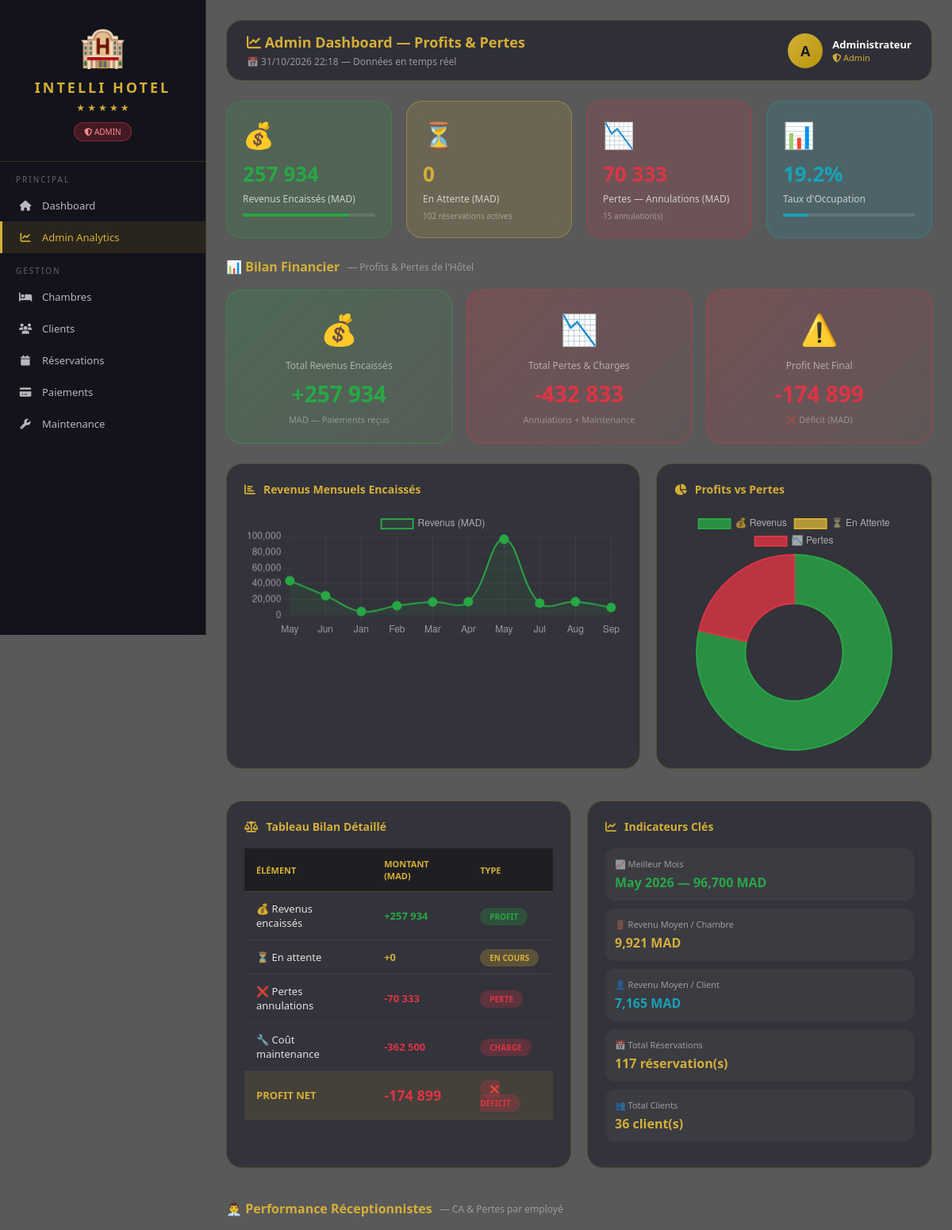
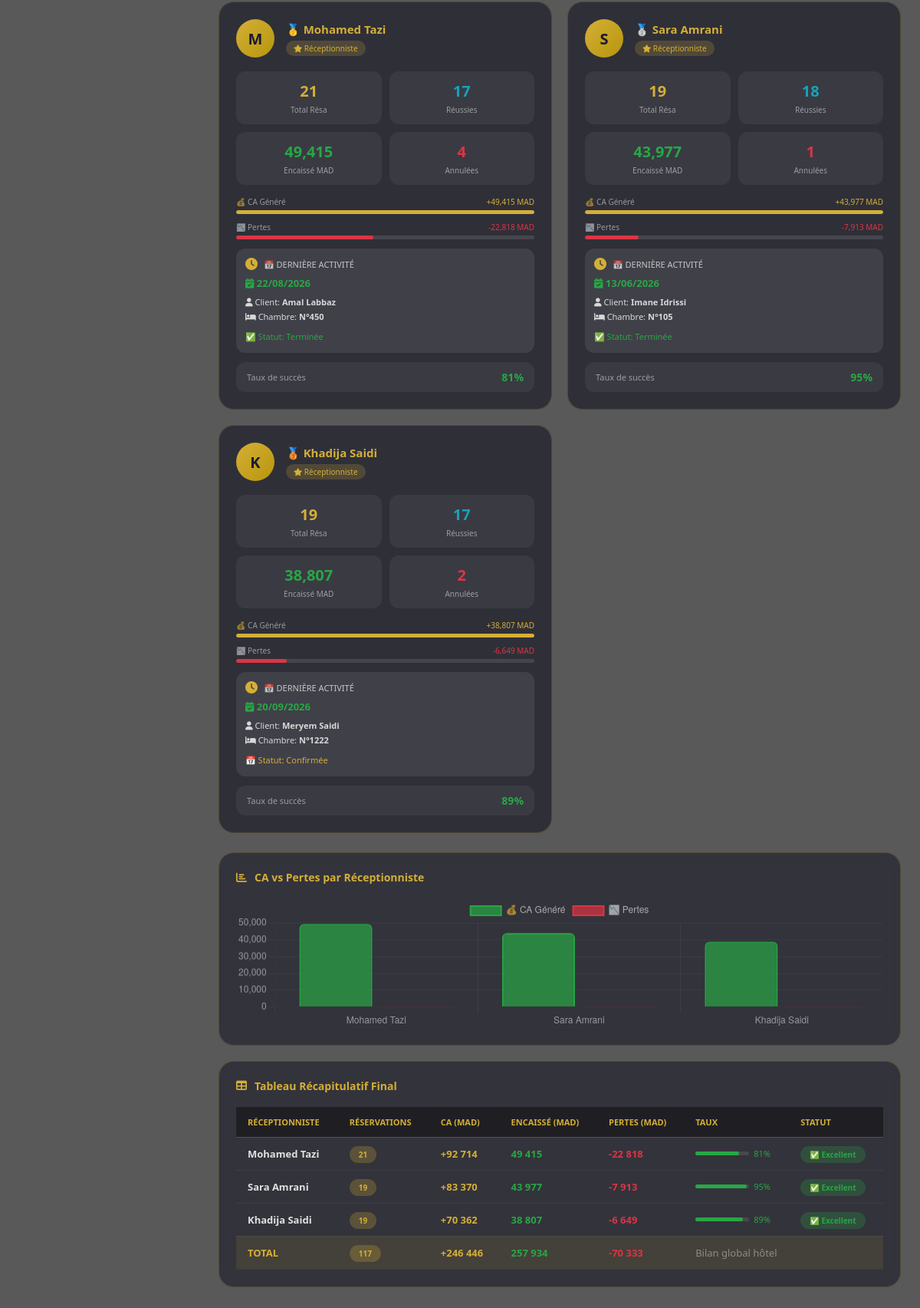
Screenshot of /admin/dashboard.php with the database file from the repository (2 pictures, top to bottom).
### tables this page shows
CREATE TABLE `utilisateurs` (
  `id` int(11) NOT NULL,
  `nom` varchar(100) DEFAULT NULL,
  `email` varchar(100) DEFAULT NULL,
  `mot_de_passe` varchar(255) DEFAULT NULL,
  `role` enum('admin','receptionniste','technicien') DEFAULT NULL
);

### admin/dashboard.php (the view, shortened to what the rows shown need)
<?php
$conn = new mysqli('localhost', 'root', '', 'intellihotel');
$conn->set_charset("utf8mb4");
$total_revenus   = $conn->query("SELECT SUM(montant) as t FROM paiements WHERE statut='paye'")->fetch_assoc()['t'] ?? 0;
$revenus_attente = $conn->query("SELECT SUM(montant) as t FROM paiements WHERE statut='en_attente'")->fetch_assoc()['t'] ?? 0;
$pertes          = $conn->query("SELECT SUM(prix_total) as t FROM reservations WHERE statut='annulee'")->fetch_assoc()['t'] ?? 0;
$mois_q = $conn->query("SELECT DATE_FORMAT(date_paiement,'%b') as mois, SUM(montant) as rev FROM paiements WHERE statut='paye' GROUP BY YEAR(date_paiement),MONTH(date_paiement) ORDER BY YEAR(date_paiement),MONTH(date_paiement)");
$m_l=$m_r=[];
while($r=$mois_q->fetch_assoc()){$m_l[]=$r['mois'];$m_r[]=$r['rev'];}
$receps = $conn->query("
    SELECT
        u.id,
        u.nom,
        u.email,
        COUNT(r.id) as nb,
        SUM(CASE WHEN r.statut != 'annulee' THEN r.prix_total ELSE 0 END) as ca,
        SUM(CASE WHEN r.statut = 'checkout' THEN r.prix_total ELSE 0 END) as encaisse,
        COUNT(CASE WHEN r.statut = 'annulee' THEN 1 END) as nb_ann,
        SUM(CASE WHEN r.statut = 'annulee' THEN r.prix_total ELSE 0 END) as perte,
        MAX(r.date_debut) as derniere_reservation_date,
        (SELECT c.nom FROM reservations r2
         JOIN clients c ON r2.client_id = c.id
         WHERE r2.receptionniste_id = u.id
         ORDER BY r2.date_debut DESC LIMIT 1) as dernier_client,
        (SELECT ch.numero FROM reservations r2
         JOIN chambres ch ON r2.chambre_id = ch.id
         WHERE r2.receptionniste_id = u.id
         ORDER BY r2.date_debut DESC LIMIT 1) as derniere_chambre,
        (SELECT r2.statut FROM reservations r2
         WHERE r2.receptionniste_id = u.id
         ORDER BY r2.date_debut DESC LIMIT 1) as dernier_statut
    FROM utilisateurs u
    LEFT JOIN reservations r ON u.id = r.receptionniste_id
    WHERE u.role = 'receptionniste'
    GROUP BY u.id, u.nom, u.email
    ORDER BY ca DESC
");
$rd=[];
while($r=$receps->fetch_assoc()) $rd[]=$r;
$rn=$rca=$rp=[];
foreach($rd as $r){ $rn[]  = $r['nom'];
    $rca[] = $r['encaisse'] ?? 0;
    $rp[]  = $r['nb_ann'] ?? 0;
}
?>
<!DOCTYPE html>
<html lang="fr">
<head>
<link rel="stylesheet" href="https://cdnjs.cloudflare.com/ajax/libs/font-awesome/6.5.1/css/all.min.css">
</head>
<body>
<div class="sidebar">
    <div class="logo">
        <h2>INTELLI HOTEL</h2>
    </div>
</div>
<div class="main">
    <div class="topbar">
        <div>
            <h1><i class="fa fa-chart-line"></i> Admin Dashboard — Profits & Pertes</h1>
        </div>
    </div>
    <div class="row2">
        <div class="box">
            <table class="tbl">
                <thead>
                    <tr><th>Élément</th><th>Montant (MAD)</th><th>Type</th></tr>
                </thead>
            </table>
        </div>
    </div>
    <div class="recep-grid">
    <?php foreach($rd as $i => $r):
        $medals=['🥇','🥈','🥉'];
        $m=$medals[$i]??'🏅';
        $taux=$r['nb']>0?round((($r['nb']-$r['nb_ann'])/$r['nb'])*100):0;
        $ca=$r['encaisse']??0;
    ?>
    <div class="recep-card">
        <div class="recep-head">
            <div class="recep-av"><?= strtoupper(substr($r['nom'],0,1)) ?></div>
            <div><div class="recep-name"><?= $m ?> <?= htmlspecialchars($r['nom']) ?></div><div class="recep-badge"><i class="fa fa-star"></i> Réceptionniste</div></div>
        </div>
        <div class="stat4">
            <div class="stat-it"><div class="stat-v" style="color:#d4af37"><?= $r['nb'] ?></div><div class="stat-l">Total Résa</div></div>
            <div class="stat-it"><div class="stat-v" style="color:#17a2b8"><?= $r['nb']-$r['nb_ann'] ?></div><div class="stat-l">Réussies</div></div>
            <div class="stat-it"><div class="stat-v" style="color:#28a745"><?= number_format($r['encaisse'],0) ?></div><div class="stat-l">Encaissé MAD</div></div>
            <div class="stat-it"><div class="stat-v" style="color:#dc3545"><?= $r['nb_ann'] ?></div><div class="stat-l">Annulées</div></div>
        </div>
        <div class="prog-row">
            <div class="prog-lbl"><span>💰 CA Généré</span><span style="color:#d4af37">+<?= number_format($ca,0) ?> MAD</span></div>
            <div class="prog-bar"><div class="prog-fill" style="width:<?= $ca>0?round(($r['encaisse']/$ca)*100):0 ?>%;background:#d4af37"></div></div>
        </div>
        <div class="prog-row">
            <div class="prog-lbl"><span>📉 Pertes</span><span style="color:#dc3545">-<?= number_format($r['perte'],0) ?> MAD</span></div>
            <div class="prog-bar"><div class="prog-fill" style="width:<?= $ca>0?round(($r['perte']/$ca)*100):0 ?>%;background:#dc3545"></div></div>
        </div>
<div style="background:rgba(255,255,255,0.08); border-radius:12px; padding:12px; margin:12px 0;">
    <div style="display:flex; align-items:center; gap:8px; margin-bottom:8px;">
        <i class="fa fa-clock" style="color:#d4af37;"></i>
        <span style="font-size:11px; color:rgba(255,255,255,0.7);">📅 DERNIÈRE ACTIVITÉ</span>
    </div>
    <?php if($r['derniere_reservation_date']): ?>
        <div style="font-size:13px; color:#28a745; font-weight:bold;">
            <i class="fa fa-calendar-check"></i> <?= date('d/m/Y', strtotime($r['derniere_reservation_date'])) ?>
        </div>
        <div style="font-size:11px; color:rgba(255,255,255,0.8); margin-top:8px;">
            <div><i class="fa fa-user"></i> Client: <strong><?= htmlspecialchars($r['dernier_client'] ?? '-') ?></strong></div>
            <div style="margin-top:4px;"><i class="fa fa-bed"></i> Chambre: <strong>N°<?= htmlspecialchars($r['derniere_chambre'] ?? '-') ?></strong></div>
        </div>
        <div style="margin-top:6px;">
            <?php
            $statut_icon = '';
            $statut_text = '';
            $statut_color = '';
            switch($r['dernier_statut']) {
                case 'checkout':
                    $statut_icon = '✅';
                    $statut_text = 'Terminée';
                    $statut_color = '#28a745';
                    break;
                case 'confirmee':
                    $statut_icon = '📅';
                    $statut_text = 'Confirmée';
                    $statut_color = '#d4af37';
                    break;
            }
            ?>
            <span style="font-size:11px; color:<?= $statut_color ?>;">
                <?= $statut_icon ?> Statut: <?= $statut_text ?>
            </span>
        </div>
    <?php endif; ?>
</div>
        <div class="taux-box"><span class="tl">Taux de succès</span><span class="tv" style="color:<?= $taux>=70?'#28a745':($taux>=50?'#d4af37':'#dc3545') ?>"><?= $taux ?>%</span></div>
    </div>
    <?php endforeach; ?>
    </div>
    <div class="box">
        <table class="tbl">
            <thead><tr><th>Réceptionniste</th><th>Réservations</th><th>CA (MAD)</th><th>Encaissé (MAD)</th><th>Pertes (MAD)</th><th>Taux</th><th>Statut</th></tr></thead>
            <tbody>
            <?php foreach($rd as $i=>$r): $t=$r['nb']>0?round((($r['nb']-$r['nb_ann'])/$r['nb'])*100):0; ?>
            <tr><td><strong><?= htmlspecialchars($r['nom']) ?></strong></td><td><span class="badge by"><?= $r['nb'] ?></span></td>
            <td style="color:#d4af37;font-weight:bold">+<?= number_format($r['ca'],0,',',' ') ?></td>
            <td style="color:#28a745;font-weight:bold"><?= number_format($r['encaisse'],0,',',' ') ?></td>
            <td style="color:#dc3545;font-weight:bold">-<?= number_format($r['perte'],0,',',' ') ?></td>
            <td><div style="display:flex;align-items:center;gap:6px"><div style="background:rgba(255,255,255,0.1);border-radius:10px;height:5px;width:70px"><div style="width:<?= $t ?>%;height:100%;border-radius:10px;background:<?= $t>=70?'#28a745':($t>=50?'#d4af37':'#dc3545') ?>"></div></div><span style="font-size:11px;color:<?= $t>=70?'#28a745':($t>=50?'#d4af37':'#dc3545') ?>"><?= $t ?>%</span></div></td>
            <td><span class="badge <?= $t>=70?'bg':($t>=50?'by':'br') ?>"><?= $t>=70?'✅ Excellent':($t>=50?'⚠️ Moyen':'❌ Faible') ?></span></td></tr>
            <?php endforeach; ?>
            </tbody>
        </table>
    </div>
</div>
<script>
new Chart(document.getElementById('c1'),{type:'line',data:{labels:<?= json_encode($m_l) ?>,datasets:[{label:'Revenus (MAD)',data:<?= json_encode($m_r) ?>,borderColor:'#28a745',backgroundColor:'rgba(40,167,69,0.1)',borderWidth:2,fill:true,tension:0.4,pointBackgroundColor:'#28a745',pointRadius:5}]},options:{responsive:true,plugins:{legend:{labels:{color:'rgba(255,255,255,0.6)'}}},scales:{x:{ticks:{color:'rgba(255,255,255,0.5)'},grid:{color:'rgba(255,255,255,0.05)'}},y:{ticks:{color:'rgba(255,255,255,0.5)'},grid:{color:'rgba(255,255,255,0.05)'}}}}});
new Chart(document.getElementById('c2'),{type:'doughnut',data:{labels:['💰 Revenus','⏳ En Attente','📉 Pertes'],datasets:[{data:[<?= $total_revenus ?>,<?= $revenus_attente ?>,<?= $pertes ?>],backgroundColor:['rgba(40,167,69,0.8)','rgba(212,175,55,0.8)','rgba(220,53,69,0.8)'],borderColor:['#28a745','#d4af37','#dc3545'],borderWidth:2}]},options:{responsive:true,plugins:{legend:{labels:{color:'rgba(255,255,255,0.6)'}}}}});
new Chart(document.getElementById('c3'),{type:'bar',data:{labels:<?= json_encode($rn) ?>,datasets:[{label:'💰 CA Généré',data:<?= json_encode($rca) ?>,backgroundColor:'rgba(40,167,69,0.7)',borderColor:'#28a745',borderWidth:2,borderRadius:6},{label:'📉 Pertes',data:<?= json_encode($rp) ?>,backgroundColor:'rgba(220,53,69,0.7)',borderColor:'#dc3545',borderWidth:2,borderRadius:6}]},options:{responsive:true,plugins:{legend:{labels:{color:'rgba(255,255,255,0.6)'}}},scales:{x:{ticks:{color:'rgba(255,255,255,0.5)'},grid:{color:'rgba(255,255,255,0.05)'}},y:{ticks:{color:'rgba(255,255,255,0.5)'},grid:{color:'rgba(255,255,255,0.05)'}}}}});
</script>
</body>
</html>

### rows the page displays
utilisateurs: nom "M", m "🥇", nom "Mohamed Tazi", nb "21", nb_ann "17", encaisse "49,415", nb_ann "4", ca "49,415", perte "22,818", derniere_reservation_date "22/08/2026", dernier_client "Amal Labbaz", derniere_chambre "450", statut_icon "✅", statut_text "Terminée", taux "81", ca "92 714", encaisse "49 415", perte "22 818", t "81"
utilisateurs: nom "S", m "🥈", nom "Sara Amrani", nb "19", nb_ann "18", encaisse "43,977", nb_ann "1", ca "43,977", perte "7,913", derniere_reservation_date "13/06/2026", dernier_client "Imane Idrissi", derniere_chambre "105", statut_icon "✅", statut_text "Terminée", taux "95", ca "83 370", encaisse "43 977", perte "7 913", t "95"
utilisateurs: nom "K", m "🥉", nom "Khadija Saidi", nb "19", nb_ann "17", encaisse "38,807", nb_ann "2", ca "38,807", perte "6,649", derniere_reservation_date "20/09/2026", dernier_client "Meryem Saidi", derniere_chambre "1222", statut_icon "📅", statut_text "Confirmée", taux "89", ca "70 362", encaisse "38 807", perte "6 649", t "89"

### other values shown
$total_revenus "257 934"
$revenus_attente "0"
$total_res-$res_annulees "102"
$res_annulees "15"
$taux_occupation "19.2"
$pertes "70 333"
$cout_maintenance "362 500"
$profit_final "-174 899"
$best['mois'] "May 2026"
$best['total'] "96,700"
$revenu_par_chambre "9,921"
$revenu_par_client "7,165"
$total_res "117"
$total_clients "36"
array_sum(array_column($rd,'ca')) "246 446"
